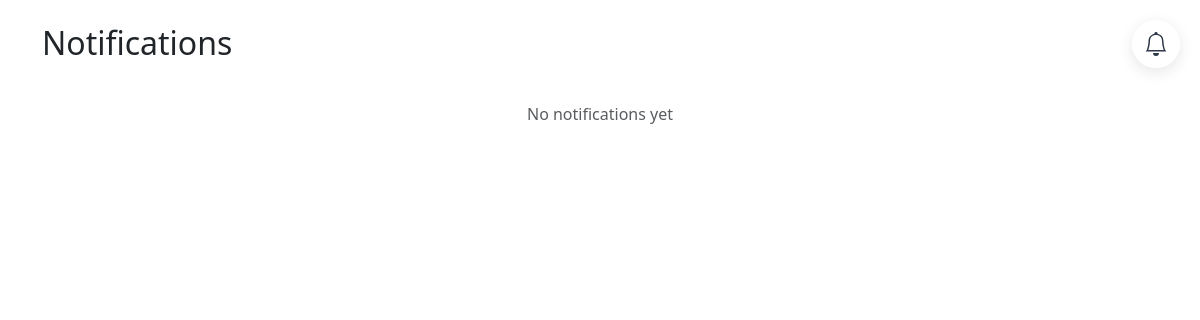
The app's page /accounts/notifications/ (signed in), older data.
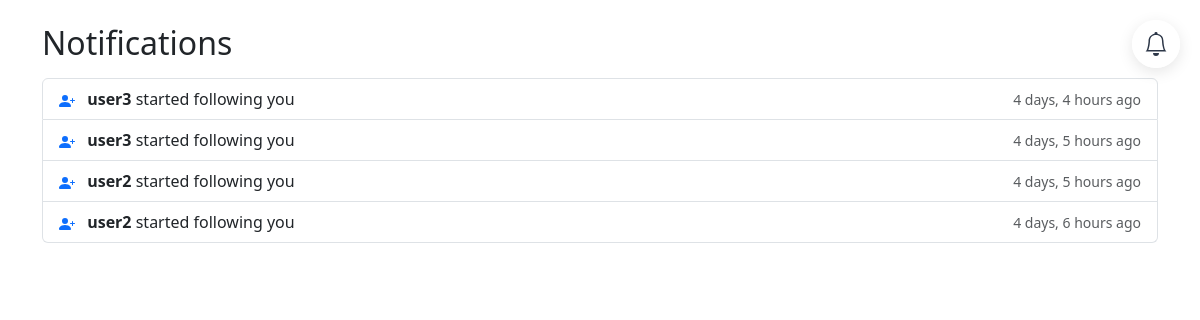
The same page, newer data.
### accounts/models.py (models this page shows, shortened)
class Notification(models.Model):
    NOTIFICATION_TYPES = (
        ('like', 'Project Like'),
        ('follow', 'New Follow Request'),
        ('follow_accepted', 'Follow Request Accepted'),
        ('hire', 'Hire Request'),
    )
    recipient = models.ForeignKey(StudentProfile, on_delete=models.CASCADE, related_name='notifications')
    sender = models.ForeignKey(User, on_delete=models.CASCADE)
    notification_type = models.CharField(max_length=20, choices=NOTIFICATION_TYPES)
    project = models.ForeignKey(Project, on_delete=models.CASCADE, null=True, blank=True)
    created_at = models.DateTimeField(auto_now_add=True)
    is_read = models.BooleanField(default=False)
    class Meta:
        ordering = ['-created_at']

### accounts/notification_views.py (the view)
# urls.py: path('notifications/', notifications, name='notifications'),
@login_required
def notifications(request):
    notifications = Notification.objects.filter(
        recipient=request.user.student_profile
    ).select_related('sender', 'project').order_by('-created_at')
    notifications.filter(is_read=False).update(is_read=True)
    return render(request, 'accounts/notifications.html', {
        'notifications': notifications
    })

### accounts/context_processors.py (called while the page is built)
def notifications_processor(request):
    unread_count = 0
    if request.user.is_authenticated and not request.user.is_superuser:
        try:
            unread_count = Notification.objects.filter(
                recipient=request.user.student_profile,
                is_read=False
            ).count()
        except:
            pass
    return {'unread_notifications_count': unread_count}

### templates/accounts/notifications.html (shortened to what this page needs)
{% extends 'base.html' %}
{% load static %}
{% block content %}
<link rel="stylesheet" href="{% static 'accounts/admin_sidebar.css' %}">
<div class="container mt-4">
    <h2>Notifications</h2>
    <div class="list-group mt-3">
        {% for notification in notifications %}
        <div class="list-group-item {% if not notification.is_read %}list-group-item-light{% endif %}">
            {% if notification.notification_type == 'like' %}
            <div class="d-flex justify-content-between align-items-center">
                <div>
                    <svg xmlns="http://www.w3.org/2000/svg" width="16" height="16" fill="currentColor" class="bi bi-heart-fill text-danger me-2" viewBox="0 0 16 16">
                        <path d="M8 1.314C12.438-3.248 23.534 4.735 8 15-7.534 4.736 3.562-3.248 8 1.314"/>
                    </svg>
                    <strong>{{ notification.sender.username }}</strong> liked your project
                    <a href="{% url 'student_project_detail' notification.project.id %}">{{ notification.project.title }}</a>
                </div>
                <small class="text-muted">{{ notification.created_at|timesince }} ago</small>
            </div>
            {% else %}
            <div class="d-flex justify-content-between align-items-center">
                <div>
                    <strong>{{ notification.sender.username }}</strong> started following you
                </div>
                <small class="text-muted">{{ notification.created_at|timesince }} ago</small>
            </div>
            {% endif %}
        </div>
        {% empty %}
        <div class="text-center text-muted mt-4">
            <p>No notifications yet</p>
        </div>
        {% endfor %}
    </div>
</div>
{% endblock %}

### templates/base.html (shortened to what this page needs)
{% load static %}
<!DOCTYPE html>
<html lang="en">
<head>
    <link href="https://cdn.jsdelivr.net/npm/bootstrap@5.3.2/dist/css/bootstrap.min.css" rel="stylesheet">
</head>
<body>
    {% if user.is_authenticated and not user.is_superuser %}
    <div class="position-fixed notification-container">
        <a href="{% url 'notifications' %}" class="notification-btn">
        </a>
    </div>
    {% endif %}
    {% block content %}{% endblock %}
</body>
</html>

### templates/base.html (style rules this page uses)
.notification-btn { position: relative; padding: 0.75rem; background: rgba(255, 255, 255, 0.9); border: none; border-radius: 50%; box-shadow: 0 4px 15px rgba(0, 0, 0, 0.1); transition: all 0.3s ease; display: flex; align-items: center; justify-content: center; }
.notification-btn svg { color: #2d3748; transition: color 0.3s ease; }
.notification-container { top: 1.5rem; right: 1.5rem; z-index: 1000; }
@media (max-width: 1200px) { .notification-container { top: 1.25rem; right: 1.25rem; } }

Row changes from the older to the newer data that the page shows:
added Notification: sender.username "user3", created_at "4 days, 4 hours"
added Notification: sender.username "user3", created_at "4 days, 5 hours"
added Notification: sender.username "user2", created_at "4 days, 5 hours"
added Notification: sender.username "user2", created_at "4 days, 6 hours"
Text that changed along with them:
text no longer shown: "No notifications yet"
